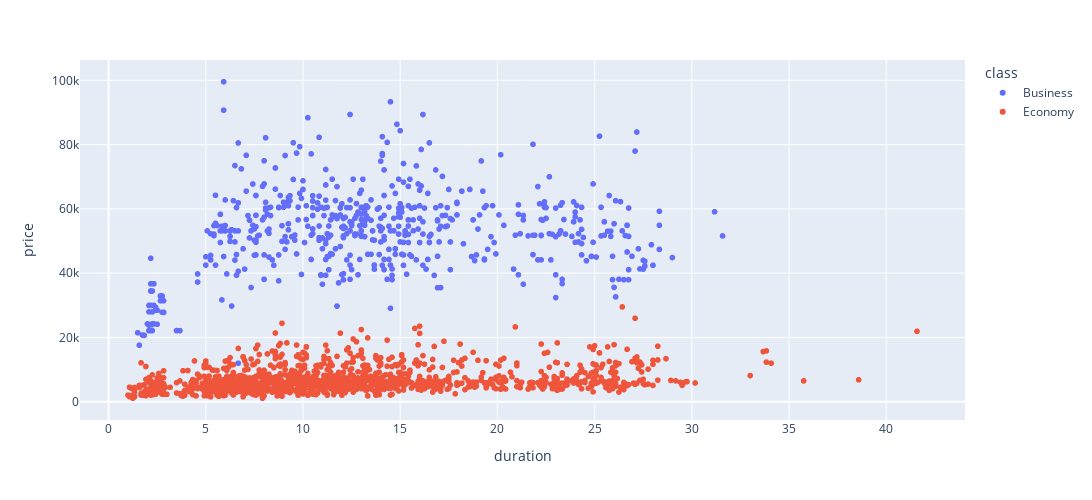

Source (notebook cell):
### Code cell
if SIMPLIFIED_PLOTS:
    fig = px.scatter(df_raw_sample, x="duration", y="price", color="class")
else:
    fig = px.scatter(df_raw, x="duration", y="price", color="class", marginal_y="violin", marginal_x="box", trendline="ols", template="simple_white")
fig.update_layout( width=1200, height=500)
fig.show()

### Figure 1 — Plotly figure (JSON) as saved in the notebook; plotly's stock layout.template omitted (floating-point values rounded to 4 significant figures; data arrays with more than 128 entries replaced by an {"elided": "..."} marker saying what was removed)
{"data": [{"hovertemplate": "class=Business<br>duration=%{x}<br>price=%{y}<extra></extra>", "legendgroup": "Business", "marker": {"color": "#636efa", "symbol": "circle"}, "mode": "markers", "name": "Business", "showlegend": true, "type": "scattergl", "x": {"elided": "625 float values"}, "xaxis": "x", "y": {"elided": "625 int values"}, "yaxis": "y"}, {"hovertemplate": "class=Economy<br>duration=%{x}<br>price=%{y}<extra></extra>", "legendgroup": "Economy", "marker": {"color": "#EF553B", "symbol": "circle"}, "mode": "markers", "name": "Economy", "showlegend": true, "type": "scattergl", "x": {"elided": "1375 float values"}, "xaxis": "x", "y": {"elided": "1375 int values"}, "yaxis": "y"}], "layout": {"height": 500, "legend": {"title": {"text": "class"}, "tracegroupgap": 0}, "margin": {"t": 60}, "width": 1200, "xaxis": {"anchor": "y", "domain": [0, 1], "title": {"text": "duration"}}, "yaxis": {"anchor": "x", "domain": [0, 1], "title": {"text": "price"}}}}
